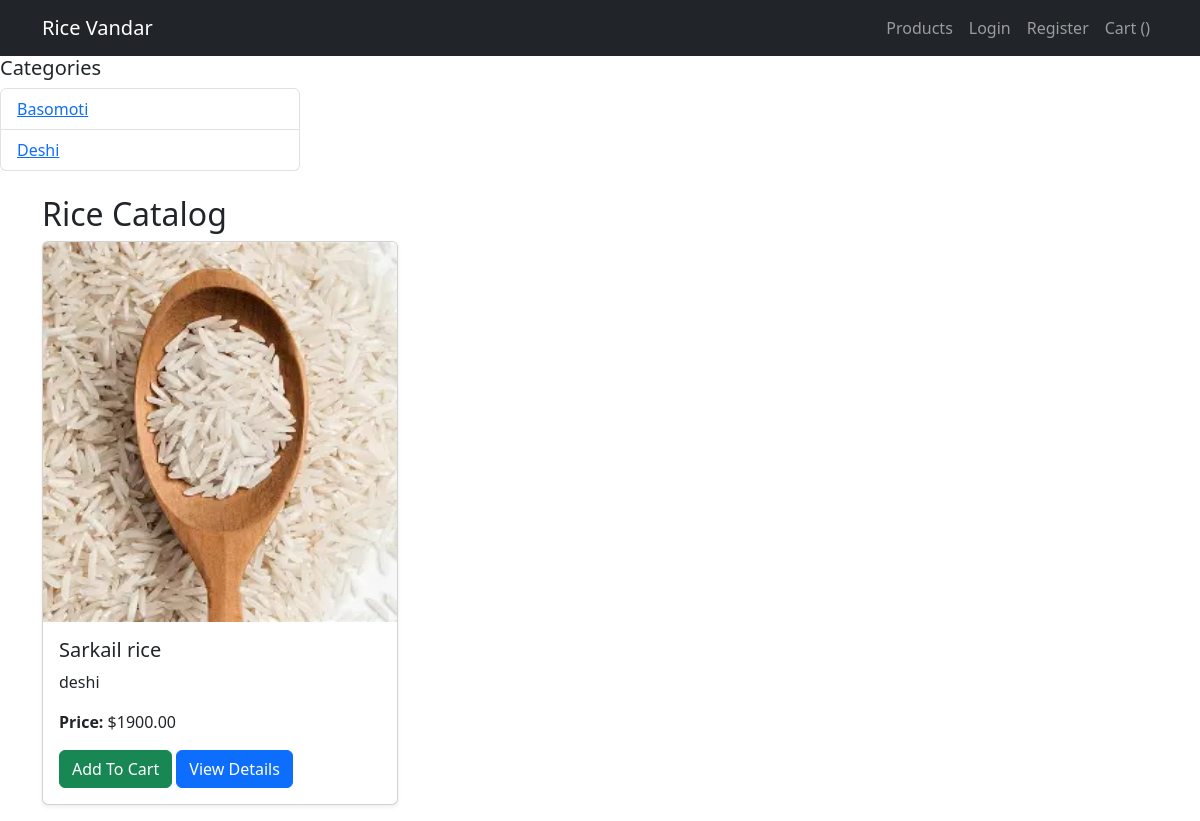
Page /category/1/ on the committed database.
### catalogue/models.py (models this page shows, shortened)
class RiceCategory(models.Model):
    name = models.CharField(max_length=100, unique=True)
    description = models.TextField(blank=True, null=True)
    class Meta:
        verbose_name_plural = "Rice Categories"

class Product(models.Model):
    name = models.CharField(max_length=200)
    category = models.ForeignKey(RiceCategory, on_delete=models.CASCADE, related_name="products", null=True, blank=True)
    description = models.TextField(blank=True)
    price = models.DecimalField(max_digits=10, decimal_places=2)
    stock = models.PositiveIntegerField(default=0)
    image = models.ImageField(upload_to='products/', blank=True, null=True)
    created_at = models.DateTimeField(auto_now_add=True)
    updated_at = models.DateTimeField(auto_now=True)

### catalogue/views.py (the view)
# urls.py: path('category/<int:category_id>/', views.category_products, name='category_products'),
def category_products(request, category_id):
    category = get_object_or_404(RiceCategory, pk=category_id)
    products = category.products.all()
    categories = RiceCategory.objects.all()
    return render(request, 'catalogue/product_list.html', {'products': products, 'categories': categories})

### templates/catalogue/product_list.html (shortened to what this page needs)
{% extends "base.html" %}
{% block content %}
<h2>Rice Catalog</h2>
<div class="row">
    {% for product in products %}
    <div class="col-md-4 mb-3">
        <div class="card h-100 shadow-sm">
            {% if product.image %}
            <img src="{{ product.image.url }}" class="card-img-top" alt="{{ product.name }}">
            {% endif %}
            <div class="card-body">
                <h5 class="card-title">{{ product.name }}</h5>
                <p class="card-text">{{ product.description|truncatechars:100 }}</p>
                <p class="card-text"><strong>Price:</strong> ${{ product.price }}</p>
             <a href="{% url 'cart:add_to_cart' product.id %}" class="btn btn-success">Add To Cart</a>
                <a href="{% url 'catalogue:product_detail' product.pk %}" class="btn btn-primary">View Details</a>
            </div>
        </div>
    </div>
    {% empty %}
    <p>No products available.</p>
    {% endfor %}
</div>
{% endblock %}

### templates/base.html (shortened to what this page needs)
{% load static %}
<!DOCTYPE html>
<html lang="en">
<head>
    <link rel="stylesheet" href="{% static 'css/styles.css' %}?v={{ time }}">
    <link href="https://cdn.jsdelivr.net/npm/bootstrap@5.3.0/dist/css/bootstrap.min.css" rel="stylesheet">
</head>
<body>
    <nav class="navbar navbar-expand-lg navbar-dark bg-dark">
      <div class="container">
        <a class="navbar-brand " href="{% url 'catalogue:product_list' %}">Rice Vandar</a>
        <div>
          <ul class="navbar-nav">
            <li class="nav-item"><a class="nav-link" href="{% url 'catalogue:product_list' %}">Products</a></li>
            {% if user.is_authenticated %}
              <li class="nav-item"><a class="nav-link" href="{% url 'accounts:profile' %}">Hi, {{ user.username }}</a></li>
              <li class="nav-item"><a class="nav-link" href="{% url 'accounts:logout' %}">Logout</a></li>
            {% else %}
              <li class="nav-item"><a class="nav-link" href="{% url 'accounts:login' %}">Login</a></li>
              <li class="nav-item"><a class="nav-link" href="{% url 'accounts:register' %}">Register</a></li>
            {% endif %}
            <li class="nav-item"><a class="nav-link" href="{% url 'cart:view_cart' %}">Cart ({{ cart_item_count }})</a></li>
          </ul>
        </div>
      </div>
    </nav>
 <div class="col-md-3">
                <h5>Categories</h5>
                <ul class="list-group">
                    {% for cat in categories %}
                        <li class="list-group-item">
                            <a href="{% url 'catalogue:category_products' cat.id %}">{{ cat.name }}</a>
                        </li>
                    {% empty %}
                        <li class="list-group-item">No categories available</li>
                    {% endfor %}
                </ul>
            </div>
    <div class="container mt-4">
        {% block content %}{% endblock %}
    </div>
</body>
</html>

### static/css/styles.css (style rules this page uses)
body { background-color: hwb(110 23% 49%); color: black; }

### rows in the picture
RiceCategory: name "Basomoti"
RiceCategory: name "Deshi"
Product: image (picture), name "Sarkail rice", description "deshi", price "1900.00"
